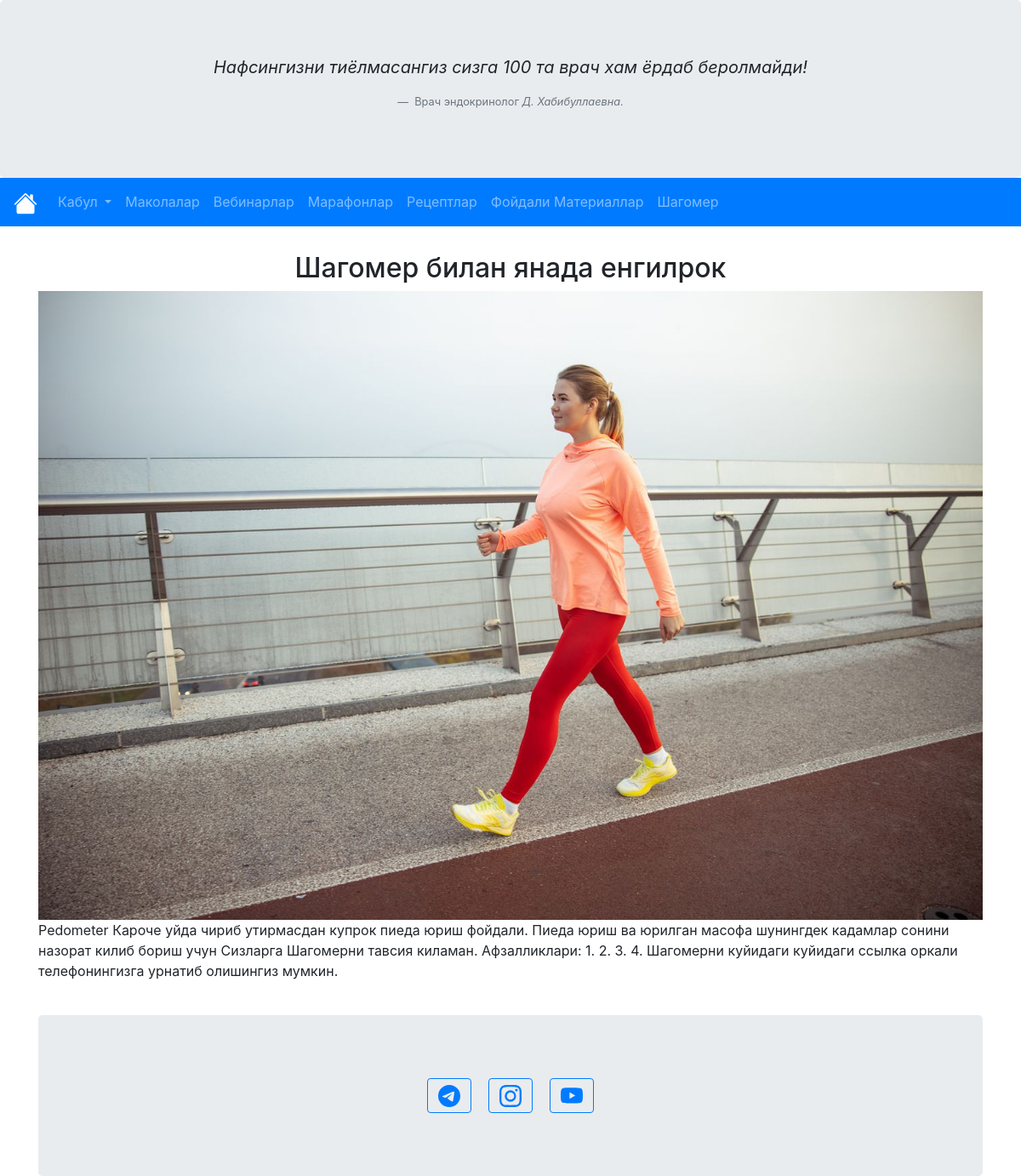
/doctor/pedometer/, run on the app's committed database.
### doctor/models.py (models this page shows, shortened)
class Pedometer(models.Model):
    title = models.CharField(max_length=100)
    content = models.TextField()
    image = models.ImageField(upload_to='static/doctor', default='def_img_for_articles.jpg')

### doctor/views.py (the view)
# urls.py: path('pedometer/', PedometerView.as_view(), name='pedometer')
class PedometerView(View):
    def get(self, request):
        pedometer = Pedometer.objects.all()
        pedometer = pedometer[0]
        return render(request, 'doctor/pedometer.html', {'pedometer': pedometer})

### doctor/templates/doctor/pedometer.html (shortened to what this page needs)
{% extends "doctor/base.html" %}
{% block content %}
    <div class="col-sm">
      <h2  class="text-center">{{pedometer.title}}</h2>
        {% load static %}
      <div class="my_photo text-center"><img src="{% static pedometer.image %}" class="img-fluid" alt="my photo"></div>
      <p>{{pedometer.content}}</p>
      <br>
{% endblock %}

### data on the page
Pedometer: title "Шагомер билан янада енгилрок", image (picture), content "Pedometer Кароче уйда чириб утирмасдан купрок пиеда юриш фойдали. Пиеда юриш ва юрилган масофа шунингдек кадамлар сонини назорат килиб бориш учун Сизларга Шагомерни тавсия киламан. Афзалликлари: 1. 2. 3. 4. Шагомерни куйидаги куйидаги ссылка оркали телефонингизга урнатиб олишингиз мумкин."
